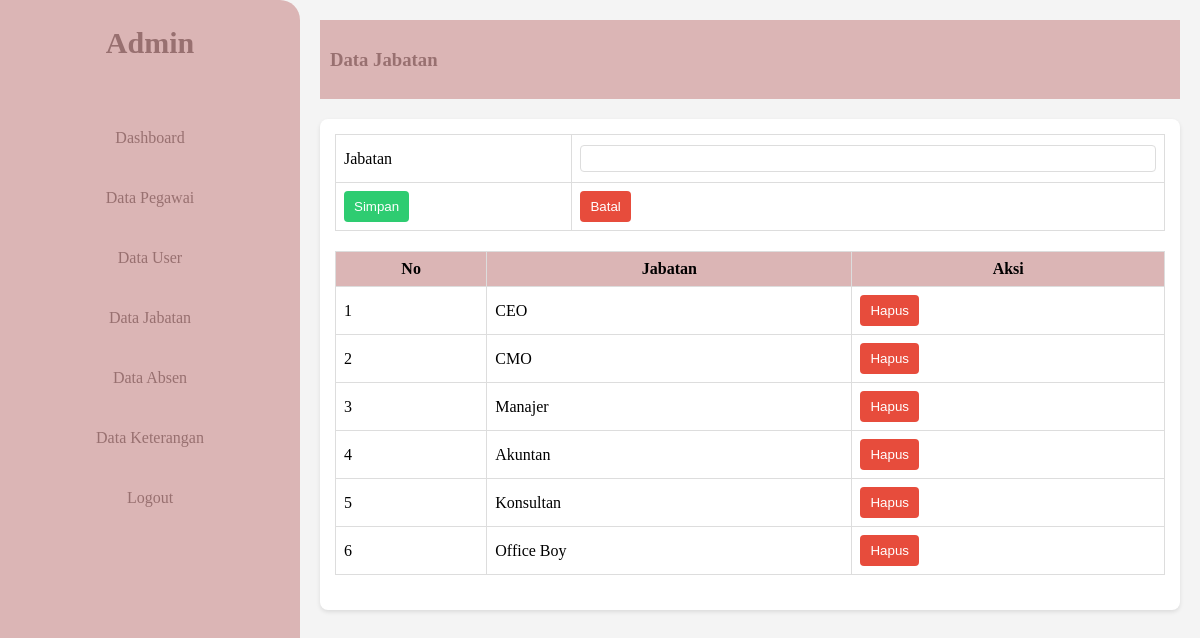
The app's page /datajabatan.php (signed in) with its own data.
### tables this page shows
CREATE TABLE `tb_jabatan` (
  `id` int(15) NOT NULL,
  `jabatan` varchar(255) NOT NULL
);

### datajabatan.php (the view, shortened to what this page needs)
<!DOCTYPE html>
<html lang="en">
<head>
    <link rel="stylesheet" href="dataJAB.css">
</head>
<body class="main">
    <div class="page-wrapper">
         <div class="menu-sidebar">
            <div class="judul-sidebar">
                <h2>Admin</h2>
            </div>
                <nav class="navbar-sidebar">
                    <ul class="list-navbar">
                        <li class="judul-navbar">
                            <a href="admin2.php">Dashboard</a>
                        </li>
                        <li>
                            <a href="datakaryawan.php"> Data Pegawai</a>
                        </li>
                        <li>
                            <a href="datauser.php"> Data User</a>
                        </li>
                        <li>
                            <a href="datajabatan.php"> Data Jabatan</a>
                        </li>
                        <li>
                            <a href="data_absen.php"> Data Absen</a>
                        </li>
                        <li>
                            <a href="data_keterangan.php"> Data Keterangan</a>
                        </li>
                        <li>
                            <a href="logout.php">Logout</a>
                        </li>
                    </ul>
                </nav>
        </div>
        <div class="page-container">
            <header class="header-desktop">
                    <h3>Data Jabatan</h3>
            </header>
            <div class="main-content">
                        <div class="row">
                            <div class="table-main">
                            <form action="jabatan_sv.php" method="post">
                                <div class="form-group">
                                <table class="table-content" >
                                        <tbody>
                                            <tr>
                                                <td>Jabatan</td>
                                                <td>
                                                <input type="text" class="form-control" name="jabatan" autocomplete="off">
                                            </td>
                                            </tr>
                                            <tr>
                                                <td><button type="submit" name="simpan" class="btn-simpan">Simpan</button></td>
                                                <td><input type="reset" name="batal" value="Batal" class="btn-batal"></td>
                                            </tr>
                                        </tbody>
                                </table>
                                </div>
                            </form>
                            </div>
                        </div>
                        <div class="table-main">
                            <table class="table-content">
                                <thead>
                                    <tr>
                                    <th>No</th>
                                    <th>Jabatan</th>
                                    <th>Aksi</th>
                                    </tr>
                                </thead>
                                        <?php
                                            include 'koneksi.php';
                                            $sql = "SELECT * FROM tb_jabatan";
                                            $query = mysqli_query($koneksi, $sql);
                                            $no = 1;
                                            while ($row = mysqli_fetch_array($query)) {
                                         ?>
                                <tbody>
                                    <tr>
                                        <td><?php echo $no ?></td>
                                        <td><?php echo $row['jabatan']; ?></td>
                                        <td> <a href="hapus_jabatan.php?id=<?php echo $row['id']; ?>"><button class="btn-hapus" onclick="return confirm('yakin ingin dihapus?');">Hapus</button></a></td>
                                    </tr>
                                           <?php
                                           $no++;
                                       }
                                            ?>
                                </tbody>
                            </table>
                        </div>
            </div>
        </div>
    </div>
</body>
</html>

### dataJAB.css (style rules this page uses)
body { margin: 0; padding: 0; }
.page-wrapper { display: flex; min-height: 100vh; background-color: #f4f4f4; }
.menu-sidebar { position: fixed; width: 300px; height: 100vh; background-color: #DBB5B5; color: #987070; line-height: 25px; text-align: center; border-radius: 0px 20px 0px 0px; }
.judul-sidebar h2 { text-align: center; padding: 30px; margin: 0; font-size: 30px; }
.navbar-sidebar { padding: 30px; }
.list-navbar { list-style-type: none; padding: 0; margin: 0; }
.list-navbar li { margin-bottom: 15px; }
.list-navbar a { text-decoration: none; color: #987070; display: block; padding: 10px; border-radius: 10px; transition: background-color 0.3s; }
.page-container { margin-left: 300px; padding: 20px; flex: 1; }
.header-desktop { background-color: #DBB5B5; color: #987070; padding: 10px; margin-bottom: 20px; }
.main-content { background-color: #fff; padding: 15px; border-radius: 8px; box-shadow: 0 2px 4px rgba(0, 0, 0, 0.1); }
.table-content { width: 100%; border-collapse: collapse; margin-bottom: 20px; }
.form-control { width: 100%; padding: 5px; margin: 2px 0; border: 1px solid #ddd; border-radius: 4px; box-sizing: border-box; }
.btn-simpan, .btn-batal, .btn-hapus { padding: 8px 10px; border: none; border-radius: 4px; color: #fff; cursor: pointer; }
.btn-simpan { background-color: #2ecc71; }
.btn-batal { background-color: #e74c3c; }
.table-content td, .table-content th { padding: 8px; border: 1px solid #ddd; }
.table-content th { background-color: #DBB5B5; color: black; text-align: center; }
.btn-hapus { background-color: #e74c3c; }

### records on screen
tb_jabatan: jabatan "CEO"
tb_jabatan: jabatan "CMO"
tb_jabatan: jabatan "Manajer"
tb_jabatan: jabatan "Akuntan"
tb_jabatan: jabatan "Konsultan"
tb_jabatan: jabatan "Office Boy"
